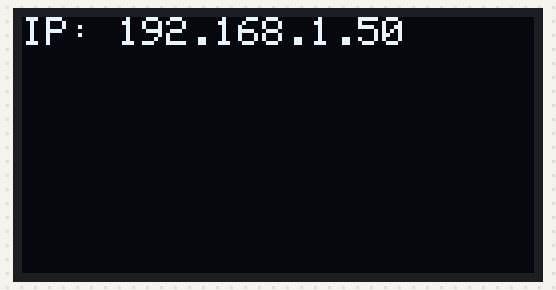
Bench run of a sketch on a simulated ESP8266 (NodeMCU). Parts: 128×64 one-colour display. WiFi joins after 1.5 s; servers stay silent unless stated; what the sketch prints to the serial monitor is not drawn.

Above: at 1.7 s.
At 3.7 s:
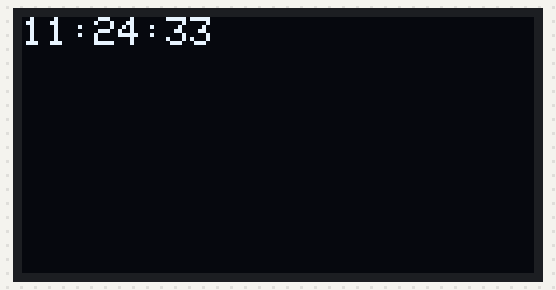
At 11.7 s:
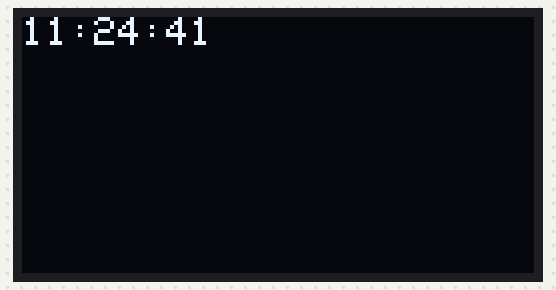
At 20.7 s:
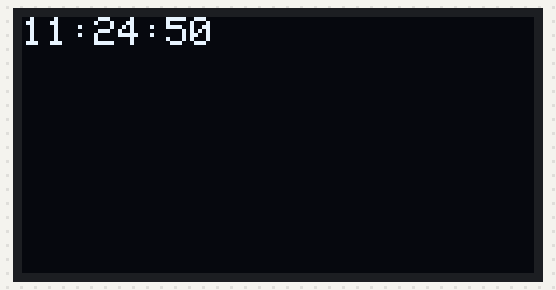
At 27.7 s:
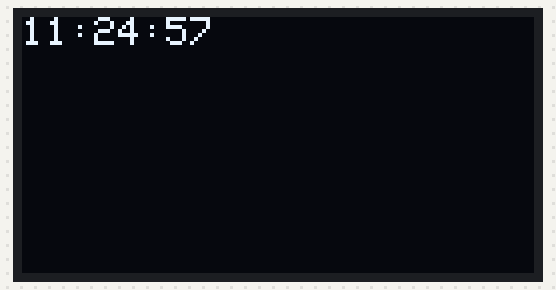
At 38.7 s:
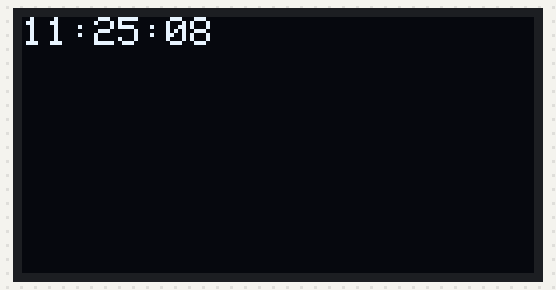

Measured:
- what the display in image 0 shows lasts 2.0 s, from 1.6 s to 3.6 s
- what the display in image 1 shows lasts 1.0 s, from 3.6 s to 4.6 s

The sketch:

ntp.ino
```cpp
#include <TimeLib.h>
#include <ESP8266WiFi.h>
#include <WiFiUdp.h>

#include <SPI.h>
#include <Wire.h>
#include <Adafruit_GFX.h>

// Using a modified fork from
// https://github.com/mcauser/Adafruit_SSD1306/tree/esp8266-64x48
#include <Adafruit_SSD1306.h>

#define OLED_RESET 0  // GPIO0
Adafruit_SSD1306 display(OLED_RESET);

#include "config.h"

extern const char ssid[] ;
extern const char pass[] ;
IPAddress timeServer(213, 251, 52, 234); // time-a.timefreq.bldrdoc.gov

const int timeZone = 1;

WiFiUDP Udp;
unsigned int localPort = 8888;  // local port to listen for UDP packets

void setup()
{
  Serial.begin(9600);

  display.begin(SSD1306_SWITCHCAPVCC, 0x3C);
  display.clearDisplay();
  display.setTextSize(1);
  display.setTextColor(WHITE);
  display.setCursor(0,0);
  display.display();

  WiFi.begin(ssid, pass);

  while (WiFi.status() != WL_CONNECTED) {
    delay(100);
    Serial.print(".");
    display.print(".");
    display.display();
  }
  Serial.println();
  display.clearDisplay();
  display.setCursor(0,0);

  display.print("IP: ");
  display.println(WiFi.localIP());

  Udp.begin(localPort);
  setSyncProvider(getNtpTime);

  display.display();
  display.setCursor(0,0);
  delay(2000);

}

time_t prevDisplay = 0;

void loop()
{
  if (timeStatus() != timeNotSet) {
    if (now() != prevDisplay) { //update the display only if time has changed
      prevDisplay = now();
      digitalClockDisplayOled();
    }
  }
}

void digitalClockDisplayOled(){
  display.clearDisplay();
  display.setCursor(0,0);

  display.print(hour());
  printDigitsOled(minute());
  printDigitsOled(second());
  display.display();
}

void printDigitsOled(int digits){
  display.print(":");
  if(digits < 10)
    display.print('0');
  display.print(digits);
}

void digitalClockDisplaySerial(){
  // digital clock display of the time
  Serial.print(hour());
  printDigitsSerial(minute());
  printDigitsSerial(second());
  Serial.print(" ");
  Serial.print(day());
  Serial.print(".");
  Serial.print(month());
  Serial.print(".");
  Serial.print(year());
  Serial.println();
}

void printDigitsSerial(int digits){
  // utility for digital clock display: prints preceding colon and leading 0
  Serial.print(":");
  if(digits < 10)
    Serial.print('0');
  Serial.print(digits);
}

/*-------- NTP code ----------*/

const int NTP_PACKET_SIZE = 48; // NTP time is in the first 48 bytes of message
byte packetBuffer[NTP_PACKET_SIZE]; //buffer to hold incoming & outgoing packets

time_t getNtpTime()
{
  while (Udp.parsePacket() > 0) ; // discard any previously received packets
  Serial.println("Transmit NTP Request");
  sendNTPpacket(timeServer);
  uint32_t beginWait = millis();
  while (millis() - beginWait < 1500) {
    int size = Udp.parsePacket();
    if (size >= NTP_PACKET_SIZE) {
      Serial.println("Receive NTP Response");
      Udp.read(packetBuffer, NTP_PACKET_SIZE);  // read packet into the buffer
      unsigned long secsSince1900;
      // convert four bytes starting at location 40 to a long integer
      secsSince1900 =  (unsigned long)packetBuffer[40] << 24;
      secsSince1900 |= (unsigned long)packetBuffer[41] << 16;
      secsSince1900 |= (unsigned long)packetBuffer[42] << 8;
      secsSince1900 |= (unsigned long)packetBuffer[43];
      return secsSince1900 - 2208988800UL + timeZone * SECS_PER_HOUR;
    }
  }
  Serial.println("No NTP Response :-(");
  return 0; // return 0 if unable to get the time
}

// send an NTP request to the time server at the given address
void sendNTPpacket(IPAddress &address)
{
  // set all bytes in the buffer to 0
  memset(packetBuffer, 0, NTP_PACKET_SIZE);
  // Initialize values needed to form NTP request
  // (see URL above for details on the packets)
  packetBuffer[0] = 0b11100011;   // LI, Version, Mode
  packetBuffer[1] = 0;     // Stratum, or type of clock
  packetBuffer[2] = 6;     // Polling Interval
  packetBuffer[3] = 0xEC;  // Peer Clock Precision
  // 8 bytes of zero for Root Delay & Root Dispersion
  packetBuffer[12]  = 49;
  packetBuffer[13]  = 0x4E;
  packetBuffer[14]  = 49;
  packetBuffer[15]  = 52;
  // all NTP fields have been given values, now
  // you can send a packet requesting a timestamp:
  Udp.beginPacket(address, 123); //NTP requests are to port 123
  Udp.write(packetBuffer, NTP_PACKET_SIZE);
  Udp.endPacket();
}
```

config.h
```cpp
const char ssid[] = "XXX";  //  your network SSID (name)
const char pass[] = "XXX";       // your network password
```
